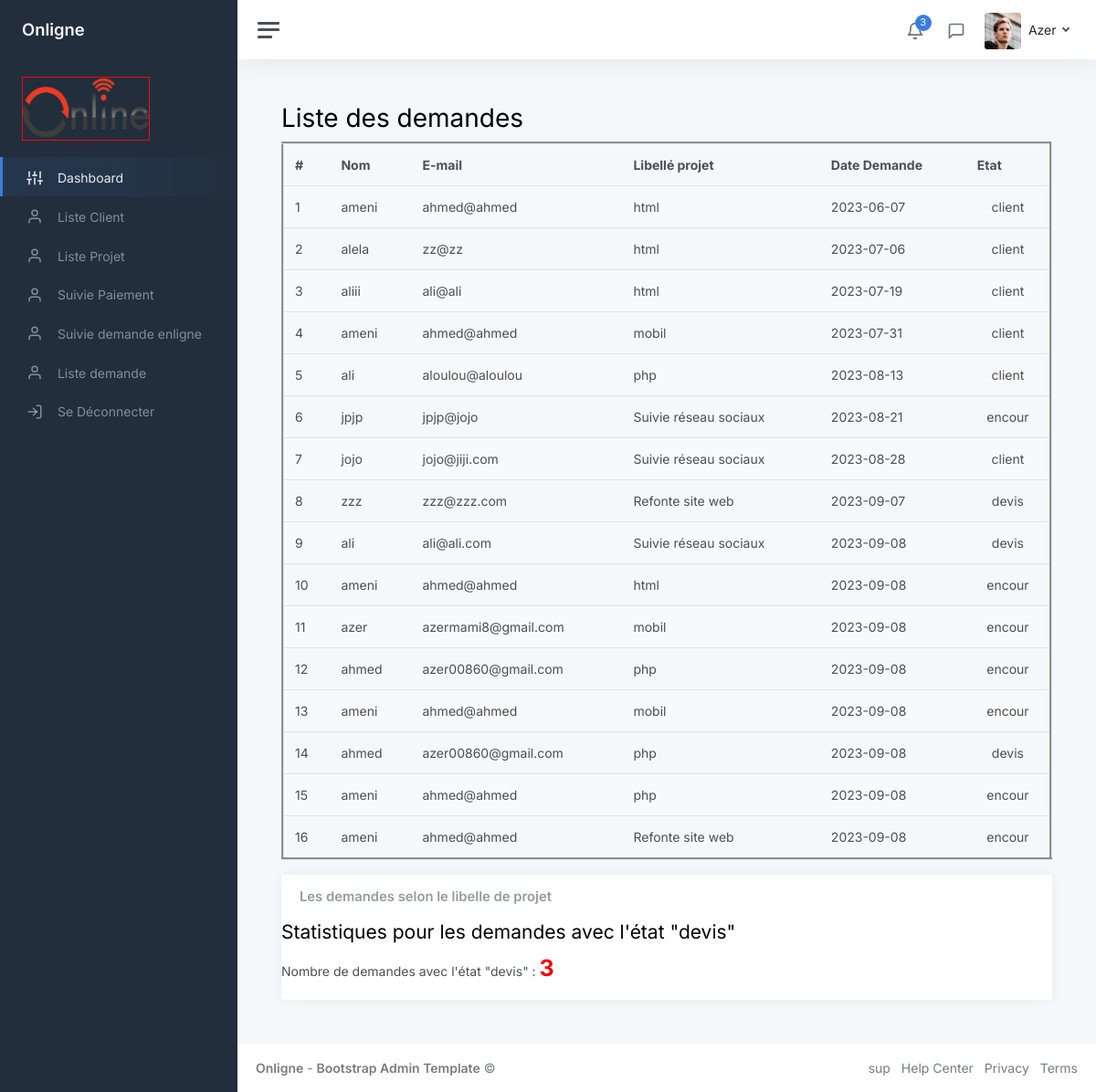
The page /admin/liste_demande.php on the database its author committed.
### tables this page shows
CREATE TABLE `demande` (
  `id_demande` int(11) NOT NULL,
  `date_creation` date NOT NULL,
  `date_d` date NOT NULL,
  `date_f` date NOT NULL,
  `etat` varchar(40) NOT NULL,
  `prix` int(11) NOT NULL,
  `descriptif` text NOT NULL,
  `cahier_charge` varchar(100) NOT NULL,
  `proposition_prix` varchar(100) NOT NULL,
  `id_client` int(11) NOT NULL,
  `id_projet` int(11) NOT NULL
);

CREATE TABLE `client` (
  `id_client` int(11) NOT NULL,
  `nom` varchar(40) NOT NULL,
  `prenom` varchar(40) NOT NULL,
  `e-mail` varchar(40) NOT NULL,
  `telephone` int(11) NOT NULL,
  `adress` varchar(40) NOT NULL,
  `type_client` varchar(40) NOT NULL,
  `photo` varchar(300) NOT NULL,
  `mot_de_passe` varchar(40) NOT NULL,
  `etatc` varchar(100) NOT NULL
);

CREATE TABLE `projet` (
  `id_projet` int(11) NOT NULL,
  `libelle` varchar(40) NOT NULL
);

### admin/contenu_liste_demande.php (the view, shortened to what this page needs)
<?php
include "db_connexion.php";
$query = "SELECT c.nom, c.prenom,c.etatc, c.`e-mail`, p.libelle, d.date_creation, d.id_client, d.id_demande,d.prix,d.etat
          FROM demande d
          INNER JOIN client c ON d.id_client = c.id_client
          INNER JOIN projet p ON d.id_projet = p.id_projet
          ";
$result = $conn->query($query);
?>
<main class="content">
<div class="pagetitle">
        <h1>Liste des demandes</h1>
    </div>
  <div class="container-fluid p-0">
    <table class="table table-striped" border="3" align="center">
      <thead>
        <tr>
          <th scope="col">#</th>
          <th scope="col">Nom</th>
          <th scope="col">E-mail</th>
          <th scope="col">Libellé projet</th>
          <th scope="col">Date Demande</th>
          <th scope="col">Etat</th>
        </tr>
      </thead>
      <tbody>
        <?php
        if ($result->num_rows > 0) {
          $counter = 1;
          while ($row = $result->fetch_assoc()) {
            echo "<tr>";
            echo "<td>" . $counter . "</td>";
            echo "<td>" . $row["nom"] . "</td>";
            echo "<td>" . $row["e-mail"] . "</td>";
            echo "<td>" . $row["libelle"] . "</td>";
            echo "<td>" . $row["date_creation"] . "</td>";
            echo '<td align="center">'. $row["etat"] .'</td>';
            echo "</tr>";
            $counter++;
          }
        } else {
          echo "<tr><td colspan='6'>Aucune donnée trouvée.</td></tr>";
        }
        ?>
      </tbody>
    </table>
  </div>
<div class="col-12 col-md-12 col-xxl-9 d-flex order-2 order-xxl-3">
							<div class="card flex-fill w-100">
								<div class="card-header">
									<h5 class="card-title mb-0">Les demandes selon le libelle de projet </h5>
								</div>
								<?php
			 include 'stat_demande_enligne.php';
			 ?>
							</div>
						</div>
</main>

### rows shown on the page
demande: id_client.nom "ameni", id_client "ahmed@ahmed", id_projet.libelle "html", date_creation "2023-06-07", etat "client"
demande: id_client.nom "alela", id_client "zz@zz", id_projet.libelle "html", date_creation "2023-07-06", etat "client"
demande: id_client.nom "aliii", id_client "ali@ali", id_projet.libelle "html", date_creation "2023-07-19", etat "client"
demande: id_client.nom "ameni", id_client "ahmed@ahmed", id_projet.libelle "mobil", date_creation "2023-07-31", etat "client"
demande: id_client.nom "ali", id_client "aloulou@aloulou", id_projet.libelle "php", date_creation "2023-08-13", etat "client"
demande: id_client.nom "jpjp", id_client "jpjp@jojo", id_projet.libelle "Suivie réseau sociaux", date_creation "2023-08-21", etat "encour"
demande: id_client.nom "jojo", id_client "jojo@jiji.com", id_projet.libelle "Suivie réseau sociaux", date_creation "2023-08-28", etat "client"
demande: id_client.nom "zzz", id_client "zzz@zzz.com", id_projet.libelle "Refonte site web", date_creation "2023-09-07", etat "devis"
demande: id_client.nom "ali", id_client "ali@ali.com", id_projet.libelle "Suivie réseau sociaux", date_creation "2023-09-08", etat "devis"
demande: id_client.nom "ameni", id_client "ahmed@ahmed", id_projet.libelle "html", date_creation "2023-09-08", etat "encour"
demande: id_client.nom "azer", id_client "azermami8@gmail.com", id_projet.libelle "mobil", date_creation "2023-09-08", etat "encour"
demande: id_client.nom "ahmed", id_client "azer00860@gmail.com", id_projet.libelle "php", date_creation "2023-09-08", etat "encour"
demande: id_client.nom "ameni", id_client "ahmed@ahmed", id_projet.libelle "mobil", date_creation "2023-09-08", etat "encour"
demande: id_client.nom "ahmed", id_client "azer00860@gmail.com", id_projet.libelle "php", date_creation "2023-09-08", etat "devis"
demande: id_client.nom "ameni", id_client "ahmed@ahmed", id_projet.libelle "php", date_creation "2023-09-08", etat "encour"
demande: id_client.nom "ameni", id_client "ahmed@ahmed", id_projet.libelle "Refonte site web", date_creation "2023-09-08", etat "encour"

### other values the page prints
$row['count'] "3"
$total_demande_devis "3"
